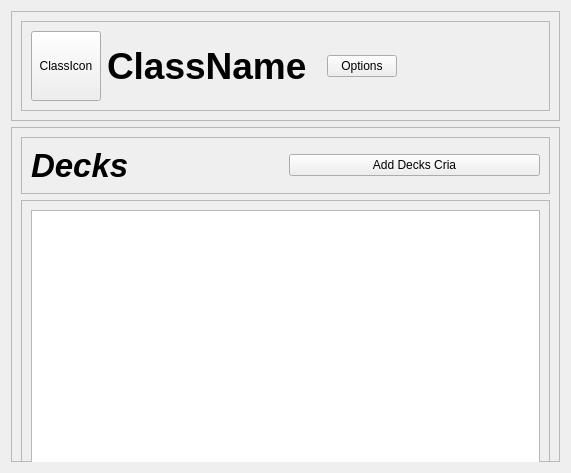
<?xml version="1.0" encoding="UTF-8"?>
<ui version="4.0">
 <class>Widget</class>
 <widget class="QWidget" name="Widget">
  <property name="geometry">
   <rect>
    <x>0</x>
    <y>0</y>
    <width>571</width>
    <height>473</height>
   </rect>
  </property>
  <property name="windowTitle">
   <string>Widget</string>
  </property>
  <layout class="QVBoxLayout" name="verticalLayout">
   <item>
    <widget class="QFrame" name="frame">
     <property name="frameShape">
      <enum>QFrame::StyledPanel</enum>
     </property>
     <property name="frameShadow">
      <enum>QFrame::Raised</enum>
     </property>
     <layout class="QVBoxLayout" name="verticalLayout_2">
      <item>
       <widget class="QFrame" name="frame_3">
        <property name="frameShape">
         <enum>QFrame::StyledPanel</enum>
        </property>
        <property name="frameShadow">
         <enum>QFrame::Raised</enum>
        </property>
        <layout class="QHBoxLayout" name="horizontalLayout">
         <item>
          <widget class="QPushButton" name="btnClassIcon">
           <property name="minimumSize">
            <size>
             <width>0</width>
             <height>70</height>
            </size>
           </property>
           <property name="maximumSize">
            <size>
             <width>70</width>
             <height>16777215</height>
            </size>
           </property>
           <property name="text">
            <string>ClassIcon</string>
           </property>
          </widget>
         </item>
         <item>
          <widget class="QLabel" name="lblClassName">
           <property name="font">
            <font>
             <pointsize>28</pointsize>
             <bold>true</bold>
             <underline>false</underline>
            </font>
           </property>
           <property name="text">
            <string>ClassName</string>
           </property>
          </widget>
         </item>
         <item alignment="Qt::AlignLeft">
          <widget class="QPushButton" name="btnOptions">
           <property name="maximumSize">
            <size>
             <width>70</width>
             <height>16777215</height>
            </size>
           </property>
           <property name="text">
            <string>Options</string>
           </property>
          </widget>
         </item>
        </layout>
       </widget>
      </item>
     </layout>
    </widget>
   </item>
   <item>
    <widget class="QFrame" name="frame_2">
     <property name="minimumSize">
      <size>
       <width>0</width>
       <height>300</height>
      </size>
     </property>
     <property name="frameShape">
      <enum>QFrame::StyledPanel</enum>
     </property>
     <property name="frameShadow">
      <enum>QFrame::Raised</enum>
     </property>
     <layout class="QVBoxLayout" name="verticalLayout_3">
      <item>
       <widget class="QFrame" name="frame_6">
        <property name="frameShape">
         <enum>QFrame::StyledPanel</enum>
        </property>
        <property name="frameShadow">
         <enum>QFrame::Raised</enum>
        </property>
        <layout class="QHBoxLayout" name="horizontalLayout_2">
         <item>
          <widget class="QLabel" name="label">
           <property name="font">
            <font>
             <pointsize>25</pointsize>
             <italic>true</italic>
             <bold>true</bold>
            </font>
           </property>
           <property name="text">
            <string>Decks</string>
           </property>
          </widget>
         </item>
         <item>
          <widget class="QPushButton" name="btnAddDecks">
           <property name="text">
            <string>Add Decks Cria</string>
           </property>
          </widget>
         </item>
        </layout>
       </widget>
      </item>
      <item>
       <widget class="QFrame" name="frame_5">
        <property name="minimumSize">
         <size>
          <width>0</width>
          <height>300</height>
         </size>
        </property>
        <property name="frameShape">
         <enum>QFrame::StyledPanel</enum>
        </property>
        <property name="frameShadow">
         <enum>QFrame::Raised</enum>
        </property>
        <layout class="QVBoxLayout" name="verticalLayout_4">
         <item>
          <widget class="QTableWidget" name="tblDecks">
           <property name="sizePolicy">
            <sizepolicy hsizetype="Preferred" vsizetype="Preferred">
             <horstretch>0</horstretch>
             <verstretch>0</verstretch>
            </sizepolicy>
           </property>
           <property name="maximumSize">
            <size>
             <width>16777215</width>
             <height>16777215</height>
            </size>
           </property>
           <property name="sizeAdjustPolicy">
            <enum>QAbstractScrollArea::AdjustToContents</enum>
           </property>
           <property name="editTriggers">
            <set>QAbstractItemView::NoEditTriggers</set>
           </property>
           <property name="selectionMode">
            <enum>QAbstractItemView::NoSelection</enum>
           </property>
           <property name="showGrid">
            <bool>false</bool>
           </property>
           <attribute name="horizontalHeaderVisible">
            <bool>false</bool>
           </attribute>
           <attribute name="horizontalHeaderStretchLastSection">
            <bool>true</bool>
           </attribute>
           <attribute name="verticalHeaderVisible">
            <bool>false</bool>
           </attribute>
           <column>
            <property name="text">
             <string>Hints Percentage</string>
            </property>
           </column>
           <column>
            <property name="text">
             <string>Deck Name</string>
            </property>
           </column>
           <column>
            <property name="text">
             <string>btn1</string>
            </property>
           </column>
           <column>
            <property name="text">
             <string>btn2</string>
            </property>
           </column>
           <column>
            <property name="text">
             <string>btn3</string>
            </property>
           </column>
           <column>
            <property name="text">
             <string/>
            </property>
           </column>
          </widget>
         </item>
        </layout>
       </widget>
      </item>
     </layout>
    </widget>
   </item>
  </layout>
 </widget>
 <resources/>
 <connections/>
</ui>
